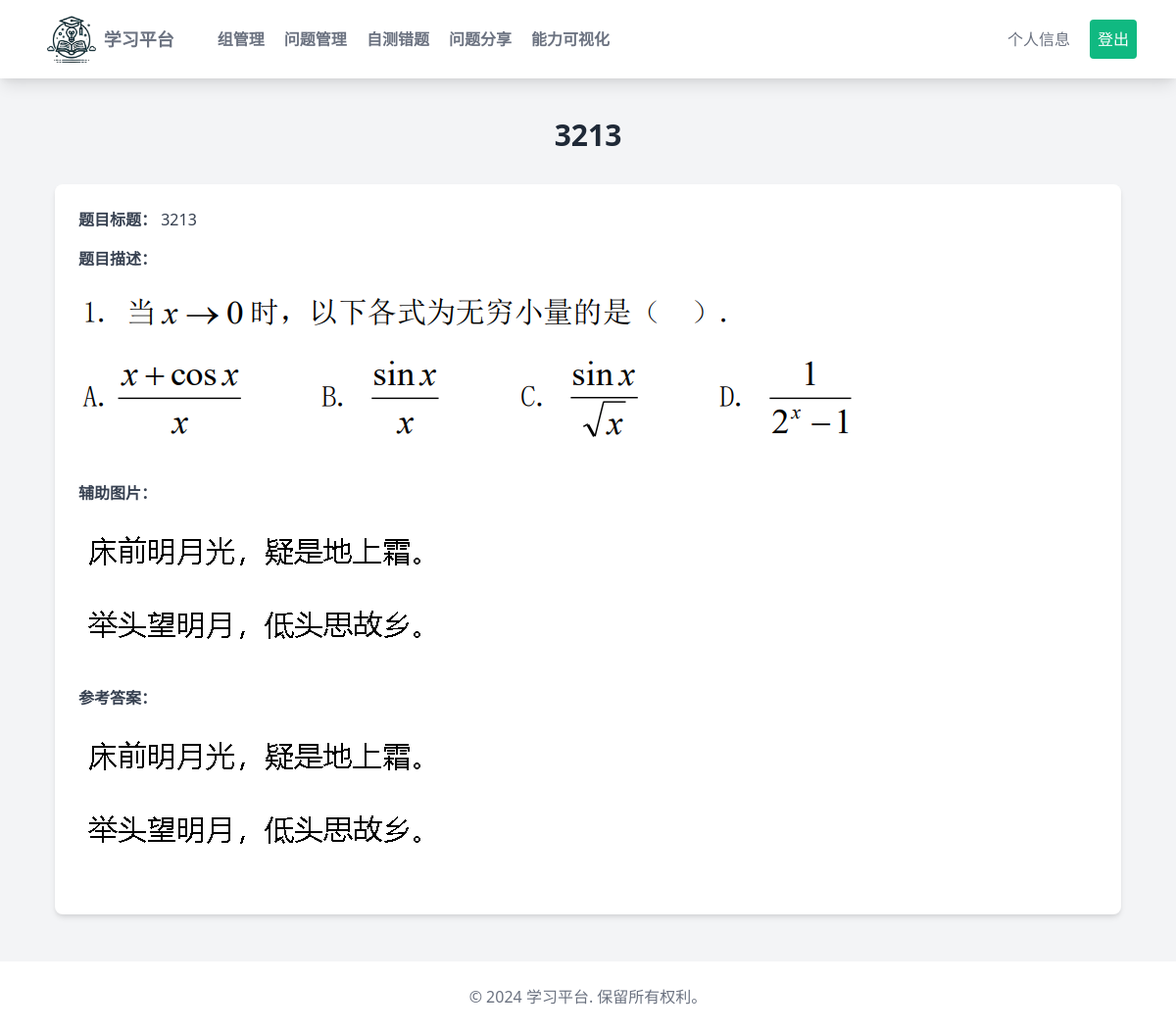
The page /questions/detail/8/ (signed in) on the database its author committed.
### questions/models.py (models this page shows, shortened)
class Question(models.Model):
    TEXT = 'text'
    IMAGE = 'image'
    FORMAT_CHOICES = [
        (TEXT, 'Text'),
        (IMAGE, 'Image')
    ]
    title = models.CharField(max_length=255)
    description = models.TextField(blank=True)
    description_image = models.ImageField(upload_to='questions/', blank=True, null=True)
    format = models.CharField(max_length=5, choices=FORMAT_CHOICES)
    image = models.ImageField(upload_to='questions/', blank=True, null=True)
    correct_answer = models.TextField(blank=True)
    correct_answer_image = models.ImageField(upload_to='questions/', blank=True, null=True)
    creator = models.ForeignKey(settings.AUTH_USER_MODEL, on_delete=models.CASCADE)
    shared_with = models.ManyToManyField(settings.AUTH_USER_MODEL, related_name='shared_questions', blank=True)

### questions/views.py (the view)
# urls.py: path('detail/<int:question_id>/', views.question_detail, name='question_detail'),
@login_required
def question_detail(request, question_id):
    question = get_object_or_404(Question, id=question_id)
    return render(request, 'questions/detail_question.html', {'question': question})

### questions/templates/questions/detail_question.html (shortened to what this page needs)
{% extends "basehome.html" %}
{% block content %}
    <div class="max-w-6xl mx-auto mt-10 px-4">
        <h1 class="text-3xl font-bold text-center text-gray-800 mb-8">{{ question.title }}</h1>
        <div class="bg-white shadow-md rounded-lg p-6">
            <p class="text-gray-700 mb-4"><strong>题目标题：</strong> {{ question.title }}</p>
            {% if question.description_image %}
                <p class="text-gray-700 mb-4"><strong>题目描述：</strong></p>
                <img src="{{ question.description_image.url }}" alt="题目描述" class="mb-4">
            {% else %}
                <p class="text-gray-700 mb-4"><strong>题目描述：</strong> {{ question.description }}</p>
            {% endif %}
            {% if question.image %}
                <p class="text-gray-700 mb-4"><strong>辅助图片：</strong></p>
                <img src="{{ question.image.url }}" alt="辅助图片" class="mb-4">
            {% endif %}
            {% if question.correct_answer_image %}
                <p class="text-gray-700 mb-4"><strong>参考答案：</strong></p>
                <img src="{{ question.correct_answer_image.url }}" alt="参考答案" class="mb-4">
            {% else %}
                <p class="text-gray-700 mb-4"><strong>参考答案：</strong> {{ question.correct_answer }}</p>
            {% endif %}
        </div>
    </div>
{% endblock %}

### rows shown on the page
Question: title "3213", description_image (picture), image (picture), correct_answer_image (picture)
